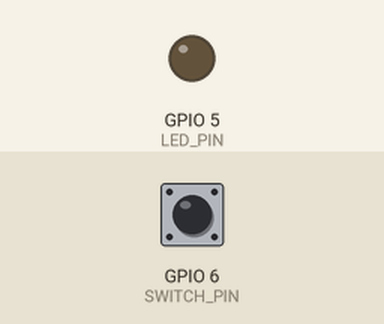
Recording of a program running on a simulated Raspberry Pi (BCM pin numbers). On the bench: output pins drawn as LEDs (lit = HIGH). The inputs (shaded band) are chosen by the test bench; at power-on: GPIO 6 (SWITCH_PIN) LOW. What the program prints to the terminal is not drawn.

Above: at 1.2 s.
1.3 s: GPIO 6 (SWITCH_PIN) pulled HIGH for 0.15 s
At 1.37 s:
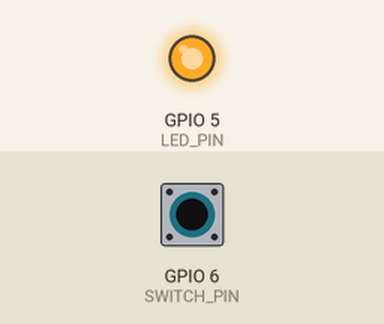
2.9 s: GPIO 6 (SWITCH_PIN) pulled HIGH for 3.2 s
At 6.9 s:
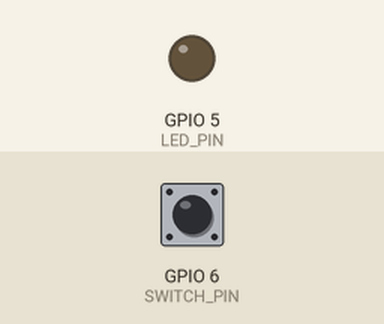
Timing chart, 0 to 8.4 s (numbered marks = the images above; inputs shaded):
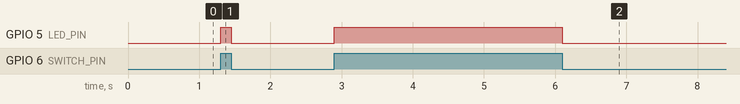

Measured:
- after the input at 1.3 s, GPIO 5 (LED_PIN): LOW → HIGH at once, → LOW 0.15 s later
- after the input at 2.9 s, GPIO 5 (LED_PIN): LOW → HIGH at once, → LOW 3.2 s later

The program:

switch_pud.py
```python
#스위치로 LED 제어하기
import RPi.GPIO as GPIO

LED_PIN = 5
SWITCH_PIN = 6

GPIO.setmode(GPIO.BCM)
GPIO.setup(LED_PIN, GPIO.OUT)
# 내부 풀다운저항 (안 눌렀을 때: 0, 눌렀을 때: 1)
GPIO.setup(SWITCH_PIN, GPIO.IN, pull_up_down=GPIO.PUD_DOWN)

try:
    while True:
        val = GPIO.input(SWITCH_PIN)
        print(val)
        GPIO.output(LED_PIN, val) #GPIO.HIGH(1), GPIO.LOW(0)
finally:
    GPIO.cleanup()
    print("cleanup and exit")
```
